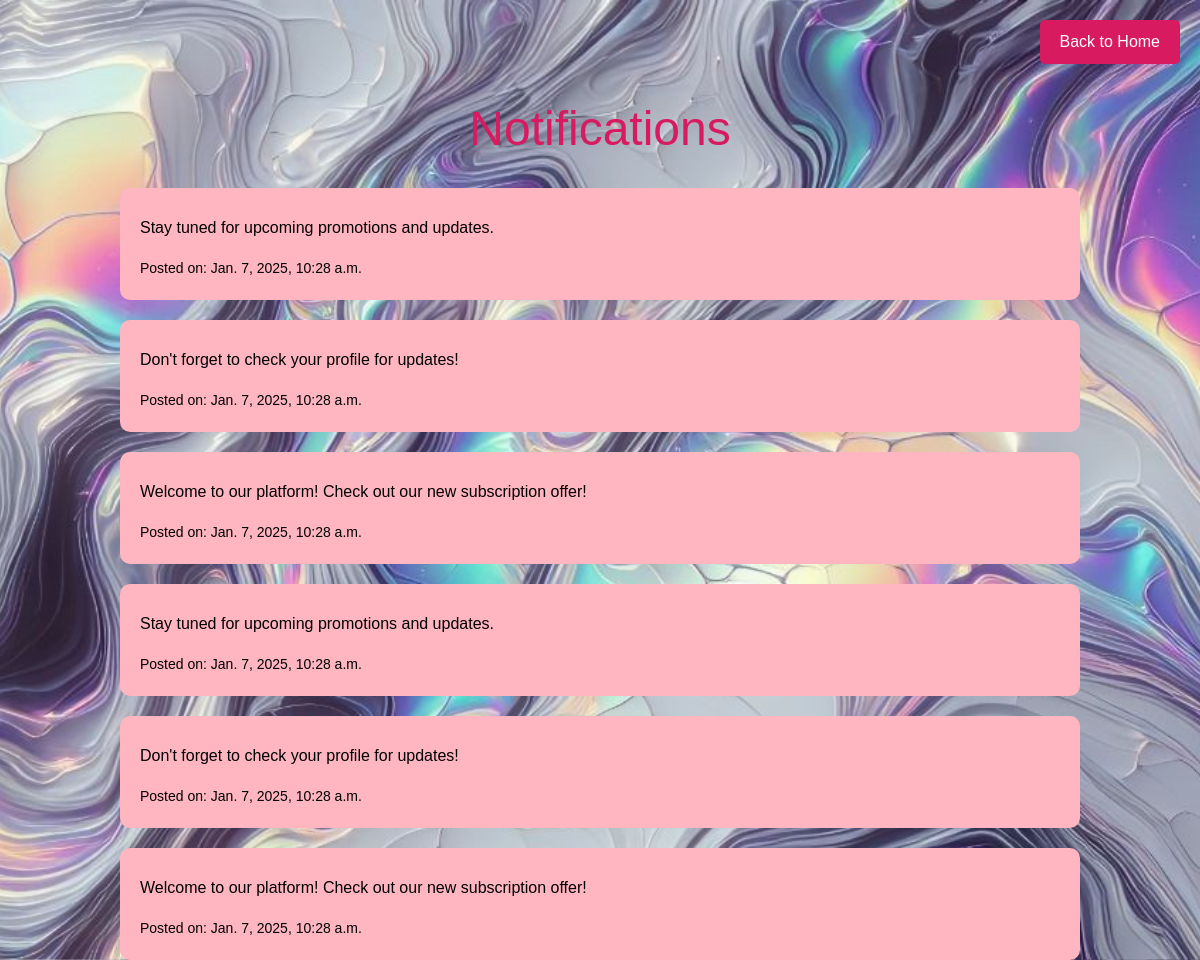
The page /accounts/notifications/ (signed in) on the database its author committed.
### accounts/models.py (models this page shows, shortened)
class Notification(models.Model):
    user = models.ForeignKey(User, on_delete=models.CASCADE, related_name='notifications')
    message = models.TextField()
    is_read = models.BooleanField(default=False)
    created_at = models.DateTimeField(auto_now_add=True)

### accounts/views.py (the view, shortened to what this page needs)
# urls.py: path('notifications/', views.notifications_view, name='notifications'),  # Added Notifications URL
@login_required
def notifications_view(request):
    notifications = Notification.objects.filter(user=request.user).order_by('-created_at')
    return render(request, 'notifications.html', {'notifications': notifications})

### accounts/templates/notifications.html (shortened to what this page needs)
{% load static %}
<!DOCTYPE html>
<html lang="en">
<head>
    <link href="https://cdn.jsdelivr.net/npm/bootstrap@5.3.0-alpha1/dist/css/bootstrap.min.css" rel="stylesheet">
</head>
<body>
    <a href="{% url 'home' %}" class="back-home-btn">Back to Home</a>
    <div class="content">
        <h1>Notifications</h1>
        <div class="notification-list">
            {% for notification in notifications %}
                <div class="notification-item">
                    <p>{{ notification.message }}</p>
                    <small>Posted on: {{ notification.created_at }}</small>
                </div>
            {% endfor %}
        </div>
    </div>
</body>
</html>

### rows shown on the page
Notification: message "Stay tuned for upcoming promotions and updates.", created_at "Jan. 7, 2025, 10:28 a.m."
Notification: message "Don't forget to check your profile for updates!", created_at "Jan. 7, 2025, 10:28 a.m."
Notification: message "Welcome to our platform! Check out our new subscription offer!", created_at "Jan. 7, 2025, 10:28 a.m."
Notification: message "Stay tuned for upcoming promotions and updates.", created_at "Jan. 7, 2025, 10:28 a.m."
Notification: message "Don't forget to check your profile for updates!", created_at "Jan. 7, 2025, 10:28 a.m."
Notification: message "Welcome to our platform! Check out our new subscription offer!", created_at "Jan. 7, 2025, 10:28 a.m."
